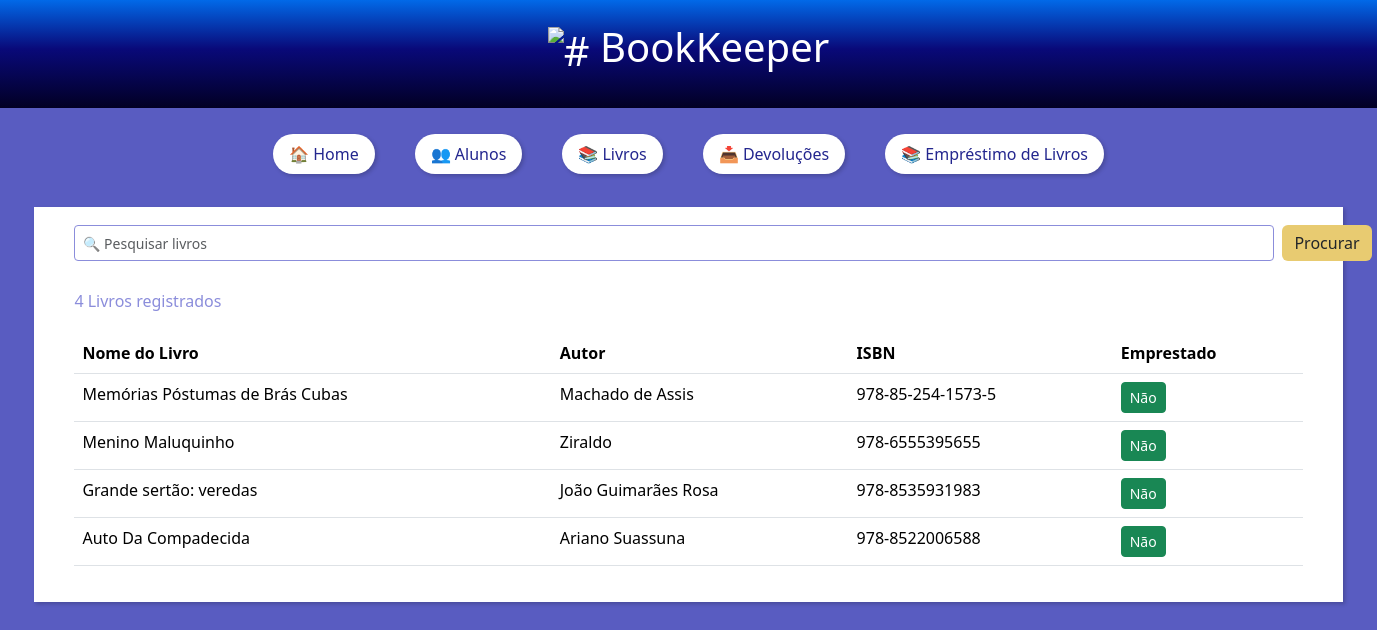
The page /books/ on the database its author committed.
### biblioteca_app/models.py (models this page shows, shortened)
class Book(models.Model):
    book_name = models.CharField(max_length=200, verbose_name="Nome do Livro")
    author = models.CharField(max_length=200, verbose_name="Autor")
    isbn = models.CharField(max_length=20, verbose_name="ISBN")
    borrowed = models.BooleanField(default=False, verbose_name="Emprestado")
    class Meta:
        verbose_name = "Livro"
        verbose_name_plural = "Livros"

### biblioteca_app/views.py (the view)
# urls.py: path('books/', books, name='books'),
def books(request):
    books_list = Book.objects.all()
    return render(request, "books.html", context={"current_tab": "books", "books": books_list})

### biblioteca_app/templates/books.html (shortened to what this page needs)
<!DOCTYPE html>
{% extends "index.html" %}
{% load static %}
{% block main_content %}
<div id="search_css">
    <nav class="navbar bg-body-light">
        <form id="search-form" class="d-flex" role="search">
            <input id="search-input" class="form-control form-control-sm me-2 col-md-10" style="width: 1200px; border-style: solid; border-color: #8B8DDB;" type="search" placeholder="🔍 Pesquisar livros" aria-label="Search">
            <button id="btnsearch_css" class="btn" type="submit">Procurar</button>
        </form>
    </nav>
    <div class="col-md-12">
        <div  style="margin-top: 20px;">
            <p style="color: #8B8DDB">{{ books|length }} Livros registrados</p>
        </div>
        <div  style="margin-top: 20px;">
            <table class="table table-hover">
                <thead>
                    <tr>
                        <th>Nome do Livro</th>
                        <th>Autor</th>
                        <th>ISBN</th>
                        <th>Emprestado</th>
                    </tr>
                </thead>
                <tbody id="bookTableBody">
                    {% for book in books %}
                    <tr>
                        <td>{{ book.book_name }}</td>
                        <td>{{ book.author }}</td>
                        <td>{{ book.isbn }}</td>
                        <td>
                            {% if book.borrowed %}
                                <span class="btn btn-danger btn-sm">Sim</span>
                            {% else %}
                                <span class="btn btn-success btn-sm">Não</span>
                            {% endif %}
                        </td>
                    </tr>
                    {% endfor %}
                </tbody>
            </table>
        </div>
    </div>
</div>
{% endblock %}

### biblioteca_app/templates/books.html (style rules this page uses)
body { background: rgb(89,92,193); }
#btnsearch_css { background-color: #E8CB71; border: none; }
#search_css { background-color: #ffffff; align-items: center; box-shadow: 2px 2px 4px rgba(0, 0, 0, 0.2); padding: 20px 40px; margin: 0.5em 2.5%; width: 95%; box-sizing:border-box; }

### biblioteca_app/templates/index.html (style rules this page uses)
.navbar { margin-top: -10px; }

### rows shown on the page
Book: book_name "Memórias Póstumas de Brás Cubas", author "Machado de Assis", isbn "978-85-254-1573-5", borrowed "Não"
Book: book_name "Menino Maluquinho", author "Ziraldo", isbn "978-6555395655", borrowed "Não"
Book: book_name "Grande sertão: veredas", author "João Guimarães Rosa", isbn "978-8535931983", borrowed "Não"
Book: book_name "Auto Da Compadecida", author "Ariano Suassuna", isbn "978-8522006588", borrowed "Não"

### other values the page prints
{{ books|length }} "4"
